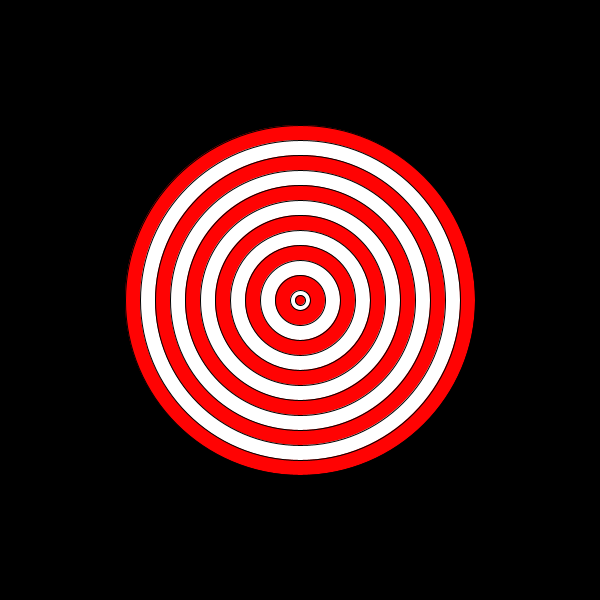
Frame 1 (no input)
Frame 60 (the mouse pressed at the canvas centre just before this capture): identical to frame 1, image omitted
Frame 120 (the mouse held since frame 60 and released just before this capture): identical to frame 1, image omitted

The Processing sketch that drew this single still picture (run headless with seeded random() and noise(); from frame 60 on, the mouse is pressed at the canvas centre):

// Processing sketch: bullseye
// ── bullseye.pde
void setup(){
       size(600,600);
       background(#000000);
       for(int i=0; i<13; i++){
         if(i%2==0){
         fill(#FF0303);
         }else {
          fill(#FFFFFF); 
         }
ellipse(300,300,350-i*30,350-i*30);

       }
    }

    void draw(){


    }
